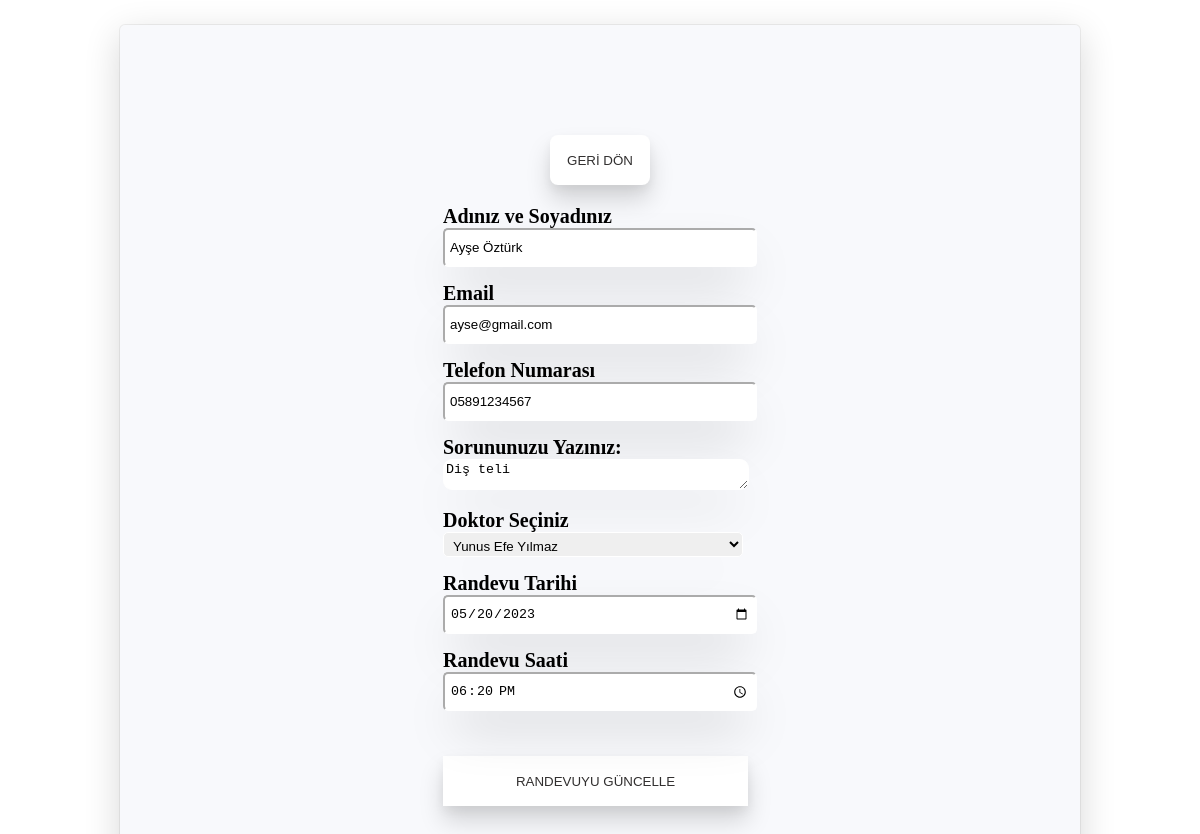
Screenshot of /updateill.php?hasta_id=30 (signed in) with the database file from the repository.
### tables this page shows
CREATE TABLE `hastalar` (
  `hasta_id` smallint(5) UNSIGNED NOT NULL,
  `adsoyadi` varchar(100) NOT NULL,
  `email` varchar(120) NOT NULL,
  `telno` varchar(11) NOT NULL,
  `doktor_id` int(11) NOT NULL,
  `randevu_tarih` date NOT NULL,
  `randevu_saat` time NOT NULL,
  `hasta_text` varchar(200) NOT NULL
);

### updateill.php (the view, shortened to what this page needs)
<?php
require_once "config.php";
$sqldoctordataquery = "SELECT doktor_id,doktor_adsoyadi FROM `doktorlar`";
$sqldoctordata = mysqli_query($db, $sqldoctordataquery);
$sql = "SELECT * FROM `hastalar` WHERE `hasta_id`='" . $_GET["hasta_id"] . "'";
$sqluserdata = mysqli_query($db, $sql);
$hasta = mysqli_fetch_array($sqluserdata);
$hasta_adi = $hasta['adsoyadi'];
$hasta_email = $hasta['email'];
$hasta_telno = $hasta['telno'];
$hasta_text = $hasta['hasta_text'];
$hasta_tarih = $hasta['randevu_tarih'];
$hasta_saat = $hasta['randevu_saat'];
?>
<!DOCTYPE html>
<html>
<head>
    <link rel='stylesheet' href='site.css'>
</head>
<body>
    <div class="formdiv">
        <div class="form">
            <form action='doctorpanel.php' method='POST'>
                <button class="backbutton">GERİ DÖN</button>
            </form>
            <form action="<?php $_PHP_SELF ?>" method="POST">
                <b class="indexlabelinput">Adınız ve Soyadınız</b><br>
                <input type="text" name="hasta_adi" class="inputbox" value='<?php echo $hasta_adi; ?>' required><br>
                <b class="indexlabelinput">Email</b><br>
                <input type="email" name="email" class="inputbox" value="<?php echo $hasta_email; ?>" required><br>
                <b class="indexlabelinput">Telefon Numarası</b><br>
                <input type="tel" name="telno" class="inputbox" placeholder="05XXXXXXXXX" pattern="^\05\d{9}$"
                    title="Lütfen geçerli bir Türkiye telefon numarası girin. Örnek: 05551234567"" value="<?php echo $hasta_telno; ?>" required><br>
                <b class="indexlabelinput">Sorununuzu Yazınız:</b><br>
                <textarea name="hasta_text" placeholder="Örn: Diş Çekimi" class="indexboxarea"
                    required><?php echo $hasta_text; ?></textarea><br>
                <b class="indexlabelinput">Doktor Seçiniz</b><br>
                <select name="doktor_id" id="doktor_id" class="inputbox" required>
                    <optgroup label="Doktorlar">
                        <?php
                        while ($doctordata = mysqli_fetch_array($sqldoctordata)) {
                            echo "<option value=" . $doctordata["doktor_id"] . ">" . $doctordata["doktor_adsoyadi"] . "</option>";
                        }
                        ?>
                    </optgroup>
                </select>
                <br>
                <b class="indexlabelinput">Randevu Tarihi</b><br>
                <input type="date" name="tarih" class="inputbox" value="<?php echo $hasta_tarih; ?>" required><br>
                <b class="indexlabelinput">Randevu Saati</b><br>
                <input type="time" name="saat" class="inputbox" value="<?php echo $hasta_saat; ?>" required><br>
                <button class="inputbutton">RANDEVUYU GÜNCELLE</button>
            </form>
        </div>
    </div>
</body>
</html>

### site.css (style rules this page uses)
.formdiv { display: flex; justify-content: center; margin-top: 25px; }
.form { display: flex; justify-content: center; align-items: center; flex-direction: column; width: 800px; background-color: #f8f9fc; padding: 80px; border-radius: 5px; box-shadow: rgba(0, 0, 0, 0.16) 0px 10px 36px 0px, rgba(0, 0, 0, 0.06) 0px 0px 0px 1px; }
.inputbox { width: 300px; height: 25px; box-shadow: rgba(0, 0, 0, 0.25) 0px 25px 50px -12px; border-color: white; margin-bottom: 15px; border-radius: 5px; padding: 5px; }
.indexlabelinput { font-size: 20px; font-family: Verdana; }
.indexboxarea { max-width: 300px; max-height: 200px; width: 300px; height: 25px; box-shadow: rgba(0, 0, 0, 0.25) 0px 25px 50px -12px; border-color: white; margin-bottom: 15px; border-radius: 9px; }
.inputbutton { border: white; color: rgb(49, 47, 47); background-color: white; height: 50px; width: 305px; float: left; box-shadow: rgba(0, 0, 0, 0.15) 0px 15px 25px, rgba(0, 0, 0, 0.05) 0px 5px 10px; margin-top: 30px; }
.backbutton { border-radius: 8px; border: white; color: rgb(49, 47, 47); background-color: white; height: 50px; width: 100px; float: left; box-shadow: rgba(0, 0, 0, 0.15) 0px 15px 25px, rgba(0, 0, 0, 0.05) 0px 5px 10px; margin-top: 30px; margin-bottom: 20px; }

### rows the page displays
hastalar: hasta_adi "Ayşe Öztürk", email "ayse@gmail.com", telno "05891234567", hasta_text "Diş teli", tarih "05/20/2023", saat "18:20:00"

### other values shown
form field doktor_id "Yunus Efe Yılmaz"
